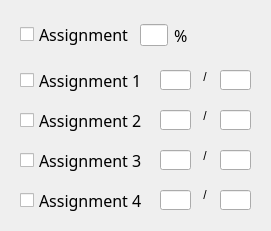
      <widget class="QWidget" name="widget_4" native="true">
       <property name="geometry">
        <rect>
         <x>500</x>
         <y>390</y>
         <width>271</width>
         <height>231</height>
        </rect>
       </property>
       <property name="styleSheet">
        <string notr="true">font: 63 12pt &quot;Bahnschrift SemiBold&quot;;</string>
       </property>
       <widget class="QLineEdit" name="assPct4">
        <property name="geometry">
         <rect>
          <x>220</x>
          <y>190</y>
          <width>31</width>
          <height>20</height>
         </rect>
        </property>
        <property name="styleSheet">
         <string notr="true">font: 25 10pt &quot;Bahnschrift Light&quot;;</string>
        </property>
       </widget>
       <widget class="QCheckBox" name="assign2">
        <property name="geometry">
         <rect>
          <x>20</x>
          <y>100</y>
          <width>131</width>
          <height>41</height>
         </rect>
        </property>
        <property name="font">
         <font>
          <family>Bahnschrift SemiBold</family>
          <pointsize>12</pointsize>
          <weight>7</weight>
          <italic>false</italic>
          <bold>false</bold>
         </font>
        </property>
        <property name="text">
         <string>Assignment 2</string>
        </property>
       </widget>
       <widget class="QLineEdit" name="assPct1">
        <property name="geometry">
         <rect>
          <x>220</x>
          <y>70</y>
          <width>31</width>
          <height>20</height>
         </rect>
        </property>
        <property name="styleSheet">
         <string notr="true">font: 25 10pt &quot;Bahnschrift Light&quot;;</string>
        </property>
       </widget>
       <widget class="QCheckBox" name="assign3">
        <property name="geometry">
         <rect>
          <x>20</x>
          <y>140</y>
          <width>131</width>
          <height>41</height>
         </rect>
        </property>
        <property name="font">
         <font>
          <family>Bahnschrift SemiBold</family>
          <pointsize>12</pointsize>
          <weight>7</weight>
          <italic>false</italic>
          <bold>false</bold>
         </font>
        </property>
        <property name="text">
         <string>Assignment 3</string>
        </property>
       </widget>
       <widget class="QLineEdit" name="assL1">
        <property name="geometry">
         <rect>
          <x>160</x>
          <y>70</y>
          <width>31</width>
          <height>20</height>
         </rect>
        </property>
        <property name="styleSheet">
         <string notr="true">font: 25 10pt &quot;Bahnschrift Light&quot;;</string>
        </property>
       </widget>
       <widget class="QCheckBox" name="assign4">
        <property name="geometry">
         <rect>
          <x>20</x>
          <y>180</y>
          <width>131</width>
          <height>41</height>
         </rect>
        </property>
        <property name="font">
         <font>
          <family>Bahnschrift SemiBold</family>
          <pointsize>12</pointsize>
          <weight>7</weight>
          <italic>false</italic>
          <bold>false</bold>
         </font>
        </property>
        <property name="text">
         <string>Assignment 4</string>
        </property>
       </widget>
       <widget class="QLineEdit" name="assL4">
        <property name="geometry">
         <rect>
          <x>160</x>
          <y>190</y>
          <width>31</width>
          <height>20</height>
         </rect>
        </property>
        <property name="styleSheet">
         <string notr="true">font: 25 10pt &quot;Bahnschrift Light&quot;;</string>
        </property>
       </widget>
       <widget class="QLineEdit" name="assPct3">
        <property name="geometry">
         <rect>
          <x>220</x>
          <y>150</y>
          <width>31</width>
          <height>20</height>
         </rect>
        </property>
        <property name="styleSheet">
         <string notr="true">font: 25 10pt &quot;Bahnschrift Light&quot;;</string>
        </property>
       </widget>
       <widget class="QLineEdit" name="assL2">
        <property name="geometry">
         <rect>
          <x>160</x>
          <y>110</y>
          <width>31</width>
          <height>20</height>
         </rect>
        </property>
        <property name="styleSheet">
         <string notr="true">font: 25 10pt &quot;Bahnschrift Light&quot;;</string>
        </property>
       </widget>
       <widget class="QLineEdit" name="assPct2">
        <property name="geometry">
         <rect>
          <x>220</x>
          <y>110</y>
          <width>31</width>
          <height>20</height>
         </rect>
        </property>
        <property name="styleSheet">
         <string notr="true">font: 25 10pt &quot;Bahnschrift Light&quot;;</string>
        </property>
       </widget>
       <widget class="QCheckBox" name="assign1">
        <property name="geometry">
         <rect>
          <x>20</x>
          <y>60</y>
          <width>131</width>
          <height>41</height>
         </rect>
        </property>
        <property name="font">
         <font>
          <family>Bahnschrift SemiBold</family>
          <pointsize>12</pointsize>
          <weight>7</weight>
          <italic>false</italic>
          <bold>false</bold>
         </font>
        </property>
        <property name="text">
         <string>Assignment 1</string>
        </property>
       </widget>
       <widget class="QLineEdit" name="assL3">
        <property name="geometry">
         <rect>
          <x>160</x>
          <y>150</y>
          <width>31</width>
          <height>20</height>
         </rect>
        </property>
        <property name="styleSheet">
         <string notr="true">font: 25 10pt &quot;Bahnschrift Light&quot;;</string>
        </property>
       </widget>
       <widget class="QWidget" name="layoutWidget_3">
        <property name="geometry">
         <rect>
          <x>200</x>
          <y>60</y>
          <width>20</width>
          <height>151</height>
         </rect>
        </property>
        <layout class="QVBoxLayout" name="verticalLayout_7">
         <item>
          <widget class="QLabel" name="label_21">
           <property name="text">
            <string> / </string>
           </property>
          </widget>
         </item>
         <item>
          <widget class="QLabel" name="label_22">
           <property name="text">
            <string> /</string>
           </property>
          </widget>
         </item>
         <item>
          <widget class="QLabel" name="label_23">
           <property name="text">
            <string> /</string>
           </property>
          </widget>
         </item>
         <item>
          <widget class="QLabel" name="label_24">
           <property name="text">
            <string> /</string>
           </property>
          </widget>
         </item>
        </layout>
       </widget>
       <widget class="QWidget" name="layoutWidget">
        <property name="geometry">
         <rect>
          <x>20</x>
          <y>20</y>
          <width>181</width>
          <height>30</height>
         </rect>
        </property>
        <layout class="QHBoxLayout" name="horizontalLayout_7">
         <item>
          <widget class="QCheckBox" name="assignCHK">
           <property name="font">
            <font>
             <family>Bahnschrift SemiBold</family>
             <pointsize>12</pointsize>
             <weight>7</weight>
             <italic>false</italic>
             <bold>false</bold>
            </font>
           </property>
           <property name="text">
            <string>Assignment</string>
           </property>
          </widget>
         </item>
         <item>
          <widget class="QLineEdit" name="assPct1_2">
           <property name="sizePolicy">
            <sizepolicy hsizetype="Ignored" vsizetype="Fixed">
             <horstretch>0</horstretch>
             <verstretch>0</verstretch>
            </sizepolicy>
           </property>
           <property name="styleSheet">
            <string notr="true">font: 25 10pt &quot;Bahnschrift Light&quot;;</string>
           </property>
          </widget>
         </item>
         <item>
          <widget class="QLabel" name="label_178">
           <property name="font">
            <font>
             <family>Bahnschrift SemiBold</family>
             <pointsize>12</pointsize>
             <weight>7</weight>
             <italic>false</italic>
             <bold>false</bold>
            </font>
           </property>
           <property name="text">
            <string>%</string>
           </property>
          </widget>
         </item>
        </layout>
       </widget>
      </widget>
